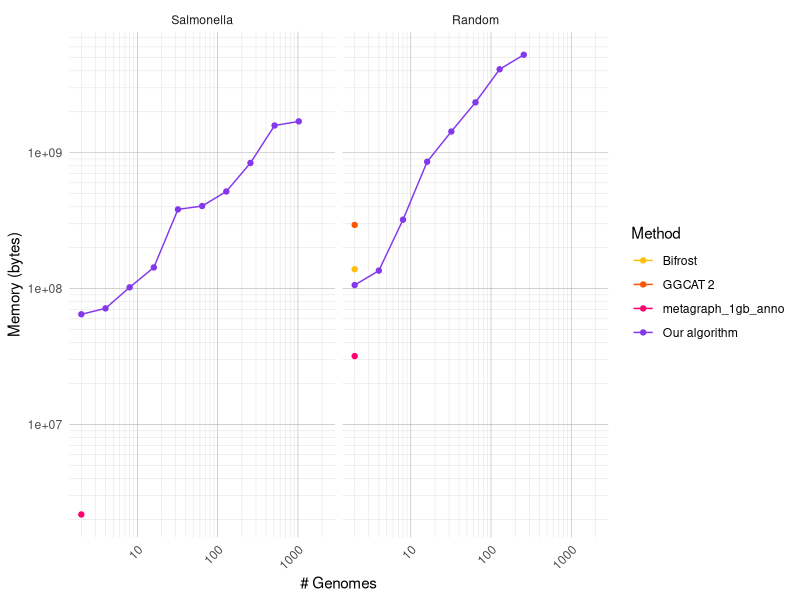
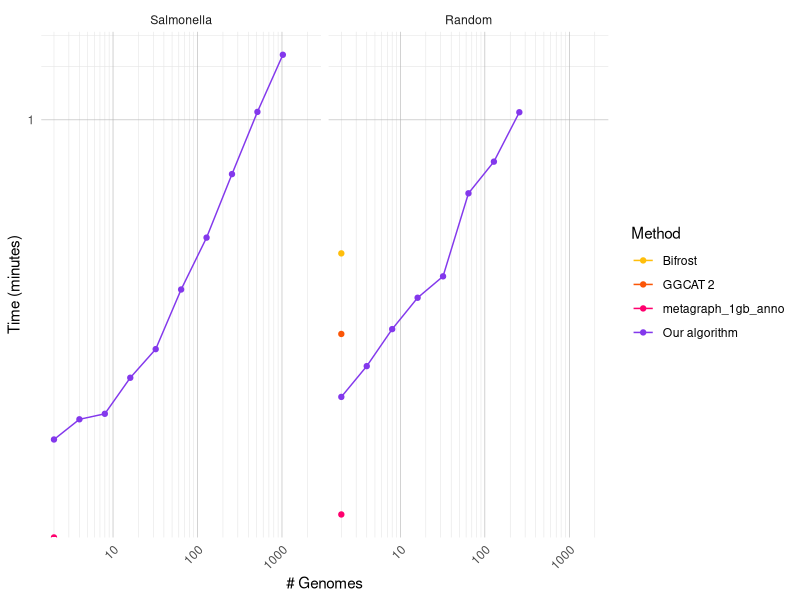
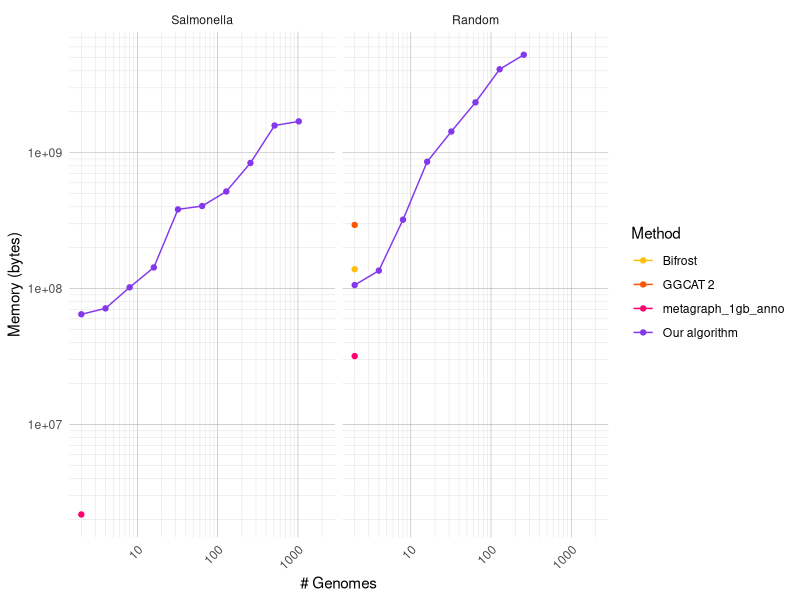
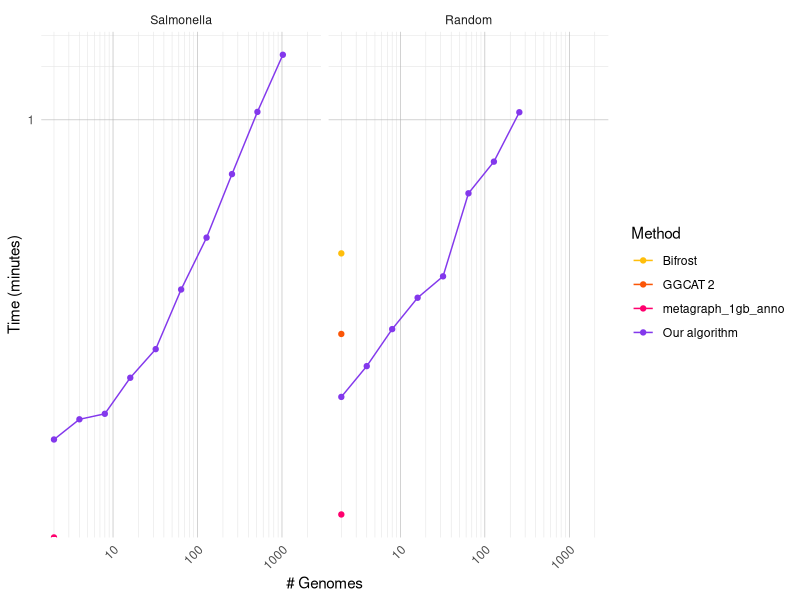

Recreate these plots in R, in order.
library(ggplot2)
library(tidyr)
library(dplyr)

df = read.csv("results/table.tsv", sep = "\t", header = TRUE)
df$tool = as.factor(df$tool)
df$dataset = factor(df$dataset, levels = c("salmonella", "random"), labels = c("Salmonella", "Random"))
df$mem_bytes = as.numeric(df$mem_bytes)
df$time_seconds = as.numeric(df$time_seconds)
df$time_minutes = df$time_seconds / 60

shared_theme =   theme(
  panel.grid.major = element_line(color = "grey70", linewidth = 0.2),
  panel.grid.minor = element_line(color = "grey90", linewidth = 0.2),
  axis.text.x = element_text(angle = 45, hjust = 1),
)
shared_legend = scale_color_manual(
  values = c("bifrost" = "#ffbe0b", "ggcat" = "#fb5607", "metagraph_1gb_anno" = "#ff006e", "themisto" = "#8338ec", "themisto_to_disk" = "#3a86ff"),
  labels = c("bifrost" = "Bifrost",
             "ggcat" = "GGCAT 2",
             "metagraph_1g_anno" = "Metagraph (row-major)",
             "themisto" = "Our algorithm",
             "themisto_to_disk" = "Our algorithm to disk"),
  name = "Method"
)

p = ggplot(df) +
  geom_line(aes(x = n_genomes, y = mem_bytes, color = tool)) + 
  geom_point(aes(x = n_genomes, y = mem_bytes, color = tool)) + 
  facet_wrap(~dataset) +
  scale_x_log10(
    breaks = 10^(-1:5),
    minor_breaks = rep(1:9, times = 5) * 10^rep(-1:5, each = 9)
  ) +
  scale_y_log10(
    breaks = 10^(5:12),
    minor_breaks = rep(1:9, times = 3) * 10^rep(5:12, each = 9)
  ) +
  labs(
    x = "# Genomes",
    y = "Memory (bytes)",
    color = "Method",
  ) +
  shared_legend + 
  theme_minimal() + shared_theme

print(p)
ggsave("plots/mem.pdf")

p = ggplot(df) +
  geom_line(aes(x = n_genomes, y = time_minutes, color = tool)) + 
  geom_point(aes(x = n_genomes, y = time_minutes, color = tool)) + 
  facet_wrap(~dataset) +
  scale_x_log10(
    breaks = 10^(-1:5),
    minor_breaks = rep(1:9, times = 5) * 10^rep(-1:5, each = 9)
  ) +
  scale_y_log10(
    breaks = 10^(0:6),
    minor_breaks = rep(1:9, times = 3) * 10^rep(0:6, each = 9)
  ) +
  labs(
    x = "# Genomes",
    y = "Time (minutes)",
    color = "Method",
  ) +
  shared_legend + 
  theme_minimal() + shared_theme

print(p)
ggsave("plots/time.pdf")
